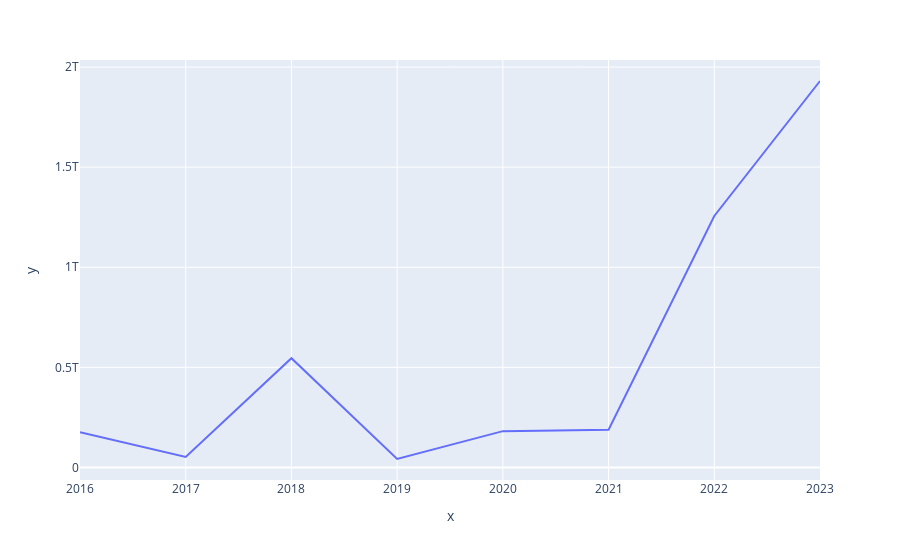

Notebook code for this chart:
### Code cell
px.line(x=unique_year, y=yearly_data)

### Figure 1 — Plotly figure (JSON) as saved in the notebook; plotly's stock layout.template omitted (floating-point values rounded to 4 significant figures)
{"data": [{"hovertemplate": "x=%{x}<br>y=%{y}<extra></extra>", "legendgroup": "", "line": {"color": "#636efa", "dash": "solid"}, "marker": {"symbol": "circle"}, "mode": "lines", "name": "", "orientation": "v", "showlegend": false, "type": "scatter", "x": [2016, 2017, 2018, 2019, 2020, 2021, 2022, 2023], "xaxis": "x", "y": [176200000000.0, 52250000000.0, 545700000000.0, 42210000000.0, 181300000000.0, 188800000000.0, 1256000000000.0, 1930000000000.0], "yaxis": "y"}], "layout": {"legend": {"tracegroupgap": 0}, "margin": {"t": 60}, "xaxis": {"anchor": "y", "domain": [0, 1], "title": {"text": "x"}}, "yaxis": {"anchor": "x", "domain": [0, 1], "title": {"text": "y"}}}}
